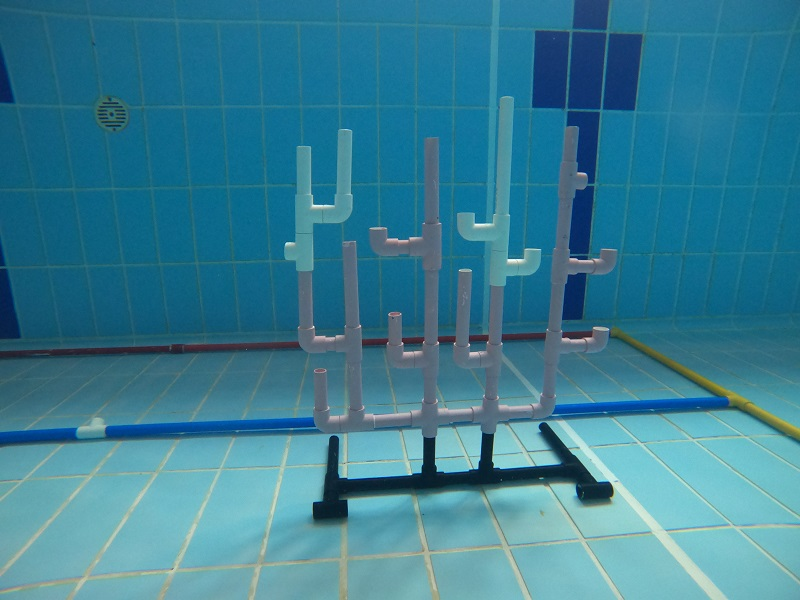
#> input picture scripts/grabcut/coral_under3.JPG, 800 x 600 px, found by its file name
$ python bitand.py
#> lines starting #> are read from the running program, lines starting #| are printed output that depends on the picture; after the words box and inside, x2 and y2 are one past the last pixel; in counts of white or black regions, pixels touching at a corner belong together
import cv2
import numpy as np

img = cv2.imread("coral_under3.jpg")
#> img is the input picture: shape (600, 800, 3); mean B, G, R 148, 126.5, 56.7
cv2.imshow("src", img)

mask = np.zeros((img.shape[0:2]), dtype=np.uint8)
print(mask.shape)
#| (600, 800)
print(mask[0,0])
#| 0
cv2.rectangle(mask, (200,200), (400,400), 3, -1)
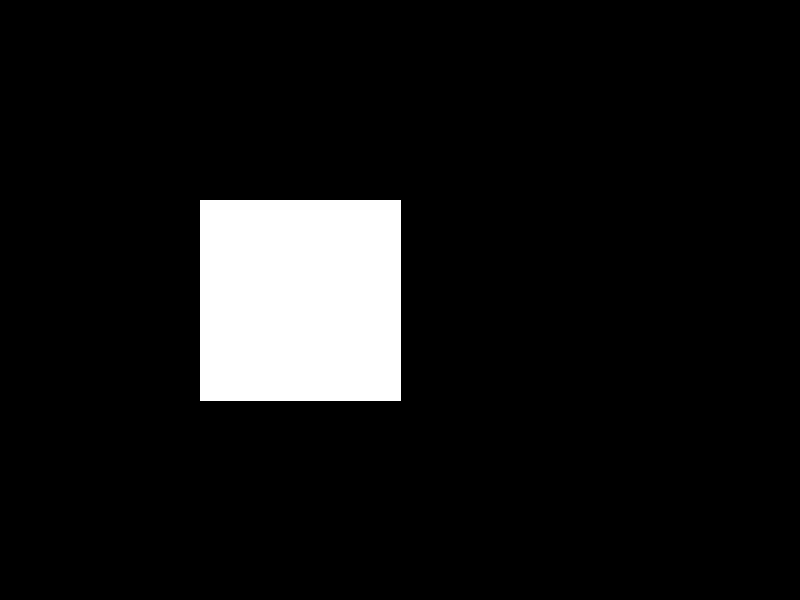
#> mask: shape (600, 800); values 0 (black) and 3 (white), 8.4% white; 1 white region, box (x1, y1, x2, y2) and area: (200, 200, 401, 401) 40401

cv2.imshow("mask", mask)
cv2.waitKey(0)

output = cv2.bitwise_and(img, img, mask=mask)
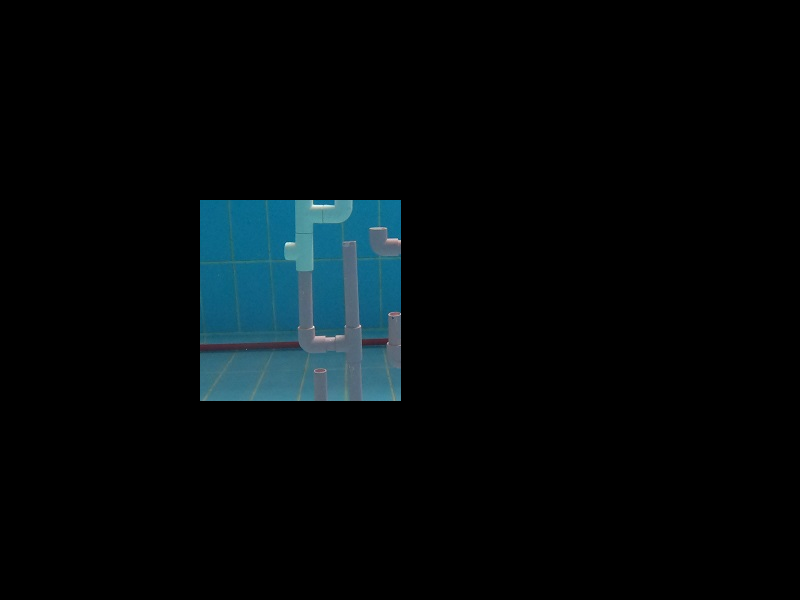
#> output: shape (600, 800, 3); mean B, G, R 10.9, 9, 3.7
cv2.imshow("output", output)
cv2.waitKey(0)
